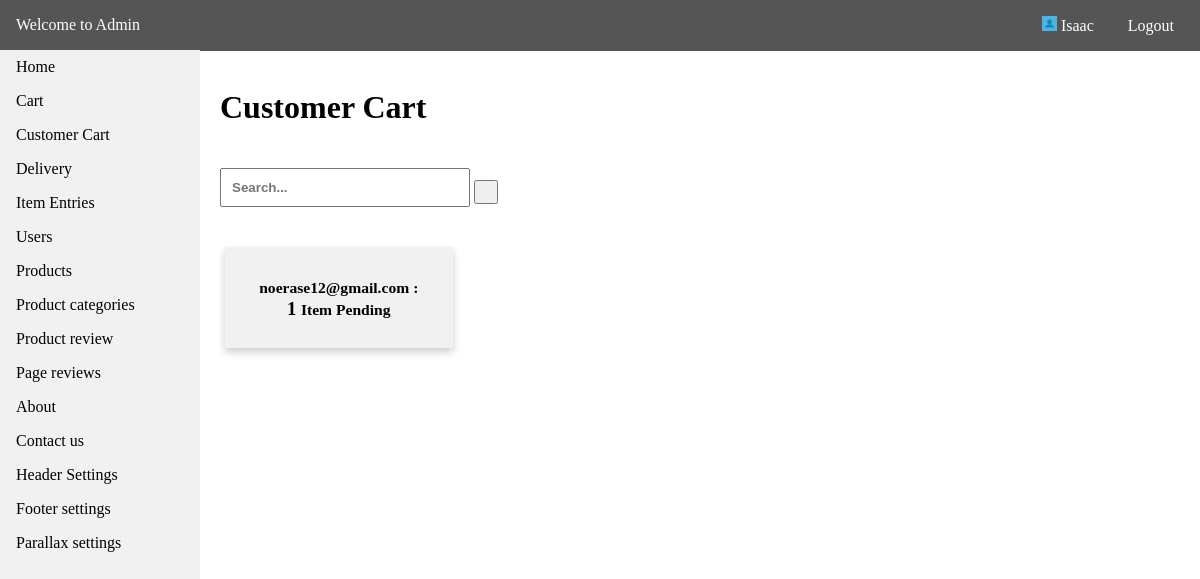
/admin/customer_cart.php (signed in), run on an earlier commit of the app's database.
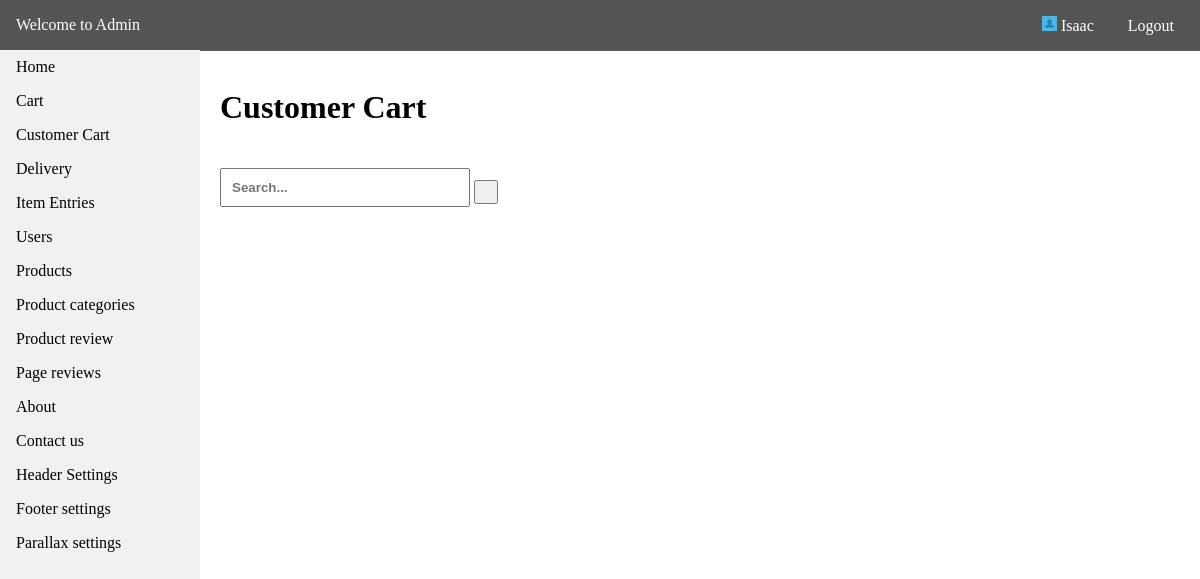
And on a later commit of the database.
### tables this page shows
CREATE TABLE `tbl_menus` (
  `id` int(11) NOT NULL,
  `menu_name` varchar(255) NOT NULL,
  `menu_link` varchar(255) NOT NULL,
  `date_created` datetime NOT NULL DEFAULT CURRENT_TIMESTAMP
);

CREATE TABLE `tbl_user` (
  `id` int(11) NOT NULL,
  `username` varchar(255) NOT NULL,
  `password` varchar(255) NOT NULL,
  `image` varchar(255) NOT NULL,
  `address` varchar(255) NOT NULL,
  `contact_no` varchar(50) NOT NULL,
  `firstname` varchar(255) NOT NULL,
  `lastname` varchar(255) NOT NULL,
  `birthdate` varchar(255) NOT NULL,
  `date_created` datetime NOT NULL DEFAULT CURRENT_TIMESTAMP
);

### api/dbh.php (called while the page is built, shortened)
<?php
class dbh {
    public function __construct() {
        $this->servername = HOST;
        $this->username = USER;
        $this->password = PASS;
        $this->dbname = DBNAME;
        $this->conn = mysqli_connect($this->servername,$this->username,$this->password,$this->dbname);
    }
}
?>

### config.php (called while the page is built, shortened)
<?php
include API.'dbh.php';
include API.'viewUser.php';
$viewUser = new ViewUser;
?>

### api/viewUser.php (called while the page is built, shortened)
<?php
class ViewUser extends User {
    public function get_data($get_table) {
        $query = "SELECT * FROM ".$get_table." ORDER BY id DESC";
        $res = mysqli_query($this->conn,$query);
        return $res;
    }
    public function get_query($query) {
        $res = mysqli_query($this->conn,$query);
        return $res;
    }
}
?>

### admin/customer_cart.php (the view, shortened to what this page needs)
<?php
include '../config.php';
?>
<!DOCTYPE html>
<html>
<head>
    <link rel="stylesheet" type="text/css" media="screen" href="admin_css/main.css" />
</head>
<body>
<?php
include 'require/nav.php';
?>
<div class="container">
    <br>
<h1><a style="text-decoration:none;color:#000;" href="<?php echo ADMIN_URL.'cart_ordered.php';?>">Customer Cart</a></h1>
    <div class="search">
      <form method="GET">
        <input style="margin-top:20px;" type="text" placeholder="Search..." name="query">
        <button type="submit" name="searchbtn"><i class="fa fa-search"></i></button>
      </form>
    </div>
    <div class="content">
        <div class="row">
        <?php
        if (isset($_GET['query']) && isset($_GET['searchbtn'])) {
            $term = $_GET['query'];
            $table = "tbl_user";
            $search = "username";
            $result = $viewUser->search($term,$table,$search);
            $num_result = $result->num_rows;
            if ($num_result > 0) {
                    if ($num_result > 1)
                    {
                      $item = "items";
                    }
                    else {
                      $item = "item";
                    }
                    echo '<h3 style="color:green;">Results: "'.$term.'" ('.$num_result.' '.$item.')</h3>';
                    while ($row = $result->fetch_assoc()) {
                        $title = $row['username'];
                        $name = $row['firstname'];
                        $id = $row['id'];
                        $table2 = "SELECT * FROM tbl_cart WHERE `customer_name`='$title'";
                        $res2 = $viewUser->get_query($table2);
                        $num = $res2->num_rows;
                    ?>
                    <div class="column">
                        <a href="users_info.php?id=<?php echo $id;?>">
                            <div class="card">
                                <h3><small><?php echo $title;?> :</small> <br><?php echo $num; ?> Cart</h3>
                            </div>
                        </a>
                    </div>
                    <?php
                }
            }
        }
        else {
            $table = "tbl_user";
            $res = $viewUser->get_data($table);
            while ($row = $res->fetch_assoc()) {
                $title = $row['username'];
                $id = $row['id'];
            $table2 = "SELECT * FROM tbl_user_items WHERE `user_name`='$title'";
            $res2 = $viewUser->get_query($table2);
            $num = $res2->num_rows;
            if ($num > 0) {
        ?>
            <div class="column">
            <a href="customer_cart_info.php?id=<?php echo $id;?>">
                    <div class="card">
                        <h3><small><?php echo $title;?> :</small> <br><?php echo $num; ?> <small>Item Pending</small></h3>
                    </div>
                    </a>
            </div>
        <?php
            }
        }
        }
        ?>
    </div>
    </div>
</div>
</body>
</html>

### admin/require/nav.php (shortened to what this page needs)
<div class="header">
    <p><a style="color:#fff;text-decoration:none;" href="<?php echo ADMIN_URL.'home.php';?>">Welcome to Admin</a></p>
    <div class="head-content">
        <p style="cursor:pointer;"><img src="<?php echo BASE_URL; ?>image/sample-image.jpg" style="height:15px;width:15px;" alt=""> <?php echo $_SESSION["admin"]; ?></p>
        <p><a style="color:#fff;text-decoration:none;" href="<?php echo ADMIN_URL.'logout.php';?>">Logout</a></p>
    </div>
</div>
<nav class="navi">
    <ul>
        <li><a href="<?php echo ADMIN_URL.'home.php';?>">Home</a></li>
    <?php
        $tbl = "SELECT * FROM tbl_menus";
        $res = $viewUser->get_query($tbl);
        while($row = $res->fetch_assoc()) {
            $menu = $row['menu_name'];
            $link = $row['menu_link'];
    ?>
        <li><a href="<?php echo ADMIN_URL.$link.'.php'; ?>"><?php echo ucfirst($menu); ?></a></li>
    <?php
        }
    ?>
    </ul>
</nav>

What changed in the data, as far as the page shows it:
no longer on this page (row edited): tbl_user: username "noerase12@gmail.com", num "1"
